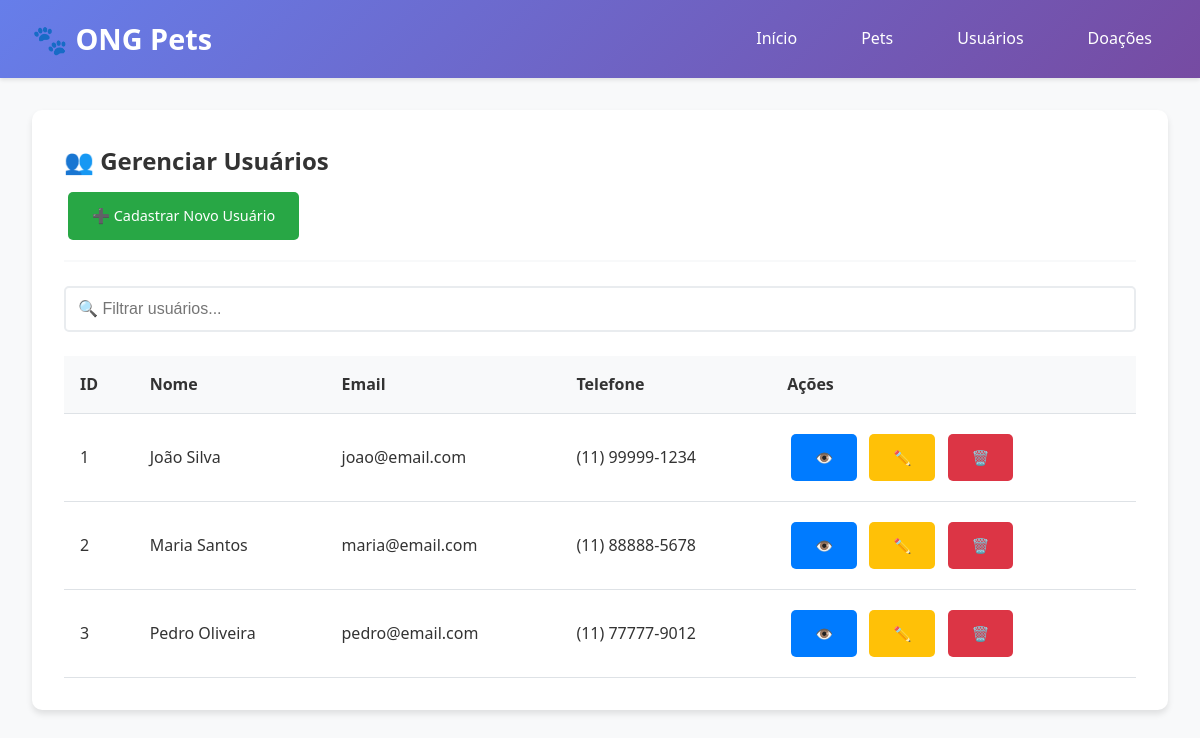
Screenshot of /index.php?controller=usuario&action=index with the database file from the repository.
### tables this page shows
CREATE TABLE IF NOT EXISTS usuario (
    id INT AUTO_INCREMENT PRIMARY KEY,
    nome VARCHAR(100) NOT NULL,
    email VARCHAR(255),
    telefone VARCHAR(15),
    created_at TIMESTAMP DEFAULT CURRENT_TIMESTAMP,
    updated_at TIMESTAMP DEFAULT CURRENT_TIMESTAMP ON UPDATE CURRENT_TIMESTAMP
);

### controllers/UsuarioController.php (called while the page is built, shortened)
<?php
require_once 'config/Database.php';
require_once 'models/Usuario.php';
class UsuarioController {
    private $usuario;
    public function __construct() {
        $database = new Database();
        $this->db = $database->getConnection();
        $this->usuario = new Usuario($this->db);
    }
    public function index() {
        $stmt = $this->usuario->read();
        $usuarios = $stmt->fetchAll(PDO::FETCH_ASSOC);
        include 'views/usuarios/index.php';
    }
}
?>

### config/Database.php (called while the page is built, shortened)
<?php
class Database {
    private $host = 'localhost';
    private $db_name = 'ong_pets';
    private $username = 'root';
    private $password = '';
    public function getConnection() {
        $this->pdo = null;
        try {
            $this->pdo = new PDO(
                "mysql:host=" . $this->host . ";dbname=" . $this->db_name,
                $this->username,
                $this->password
            );
            $this->pdo->setAttribute(PDO::ATTR_ERRMODE, PDO::ERRMODE_EXCEPTION);
            $this->pdo->exec("set names utf8");
        } catch(PDOException $exception) {
            echo "Erro de conexão: " . $exception->getMessage();
        }
        return $this->pdo;
    }
}
?>

### models/Usuario.php (called while the page is built, shortened)
<?php
class Usuario {
    private $conn;
    private $table_name = "usuario";
    public function __construct($db) {
        $this->conn = $db;
    }
    public function read() {
        $query = "SELECT id, nome, email, telefone
                  FROM " . $this->table_name . "
                  ORDER BY nome ASC";
        $stmt = $this->conn->prepare($query);
        $stmt->execute();
        return $stmt;
    }
}
?>

### views/usuarios/index.php (the view, shortened to what this page needs)
<?php include 'views/partials/header.php'; ?>
<div class="container">
    <div class="card">
        <div class="card-header">
            <h1 class="card-title">👥 Gerenciar Usuários</h1>
            <a href="index.php?controller=usuario&action=create" class="btn btn-success">➕ Cadastrar Novo Usuário</a>
        </div>
        <div class="form-group">
            <input type="text" id="filtro-usuarios" class="form-control" placeholder="🔍 Filtrar usuários...">
        </div>
        <?php if(empty($usuarios)): ?>
            <div class="alert alert-info">
                Nenhum usuário cadastrado ainda. <a href="index.php?controller=usuario&action=create">Cadastre o primeiro usuário</a>!
            </div>
        <?php else: ?>
            <table class="table" id="tabela-usuarios">
                <thead>
                    <tr>
                        <th>ID</th>
                        <th>Nome</th>
                        <th>Email</th>
                        <th>Telefone</th>
                        <th>Ações</th>
                    </tr>
                </thead>
                <tbody>
                    <?php foreach($usuarios as $usuario): ?>
                        <tr>
                            <td><?= htmlspecialchars($usuario['id']) ?></td>
                            <td><?= htmlspecialchars($usuario['nome']) ?></td>
                            <td><?= htmlspecialchars($usuario['email']) ?></td>
                            <td><?= htmlspecialchars($usuario['telefone']) ?></td>
                            <td>
                                <a href="index.php?controller=usuario&action=show&id=<?= $usuario['id'] ?>"
                                   class="btn btn-primary" title="Visualizar">👁️</a>
                                <a href="index.php?controller=usuario&action=edit&id=<?= $usuario['id'] ?>"
                                   class="btn btn-warning" title="Editar">✏️</a>
                                <a href="javascript:void(0)"
                                   onclick="confirmDelete('index.php?controller=usuario&action=delete&id=<?= $usuario['id'] ?>', 'usuário')"
                                   class="btn btn-danger" title="Excluir">🗑️</a>
                            </td>
                        </tr>
                    <?php endforeach; ?>
                </tbody>
            </table>
        <?php endif; ?>
    </div>
</div>
<?php include 'views/partials/footer.php'; ?>

### public/css/style.css (style rules this page uses)
* { margin: 0; padding: 0; box-sizing: border-box; }
body { font-family: 'Segoe UI', Tahoma, Geneva, Verdana, sans-serif; background-color: #f8f9fa; color: #333; line-height: 1.6; }
.container { max-width: 1200px; margin: 2rem auto; padding: 0 2rem; }
.card { background: white; border-radius: 10px; box-shadow: 0 4px 6px rgba(0,0,0,0.1); padding: 2rem; margin-bottom: 2rem; }
.card-header { border-bottom: 2px solid #f8f9fa; padding-bottom: 1rem; margin-bottom: 1.5rem; }
.card-title { font-size: 1.5rem; color: #333; margin-bottom: 0.5rem; }
.btn { display: inline-block; padding: 0.75rem 1.5rem; border: none; border-radius: 5px; text-decoration: none; cursor: pointer; font-size: 0.9rem; transition: all 0.3s; margin: 0.25rem; }
.btn-primary { background-color: #007bff; color: white; }
.btn-success { background-color: #28a745; color: white; }
.btn-warning { background-color: #ffc107; color: #212529; }
.btn-danger { background-color: #dc3545; color: white; }
.form-group { margin-bottom: 1.5rem; }
.form-control { width: 100%; padding: 0.75rem; border: 2px solid #e9ecef; border-radius: 5px; font-size: 1rem; transition: border-color 0.3s; }
.table { width: 100%; border-collapse: collapse; margin-top: 1rem; }
.table th, .table td { padding: 1rem; text-align: left; border-bottom: 1px solid #dee2e6; }
.table th { background-color: #f8f9fa; font-weight: 600; color: #333; }
.card { animation: fadeIn 0.5s ease-out; }

### rows the page displays
usuario: id "1", nome "João Silva", email "joao@email.com", telefone "(11) 99999-1234"
usuario: id "2", nome "Maria Santos", email "maria@email.com", telefone "(11) 88888-5678"
usuario: id "3", nome "Pedro Oliveira", email "pedro@email.com", telefone "(11) 77777-9012"
